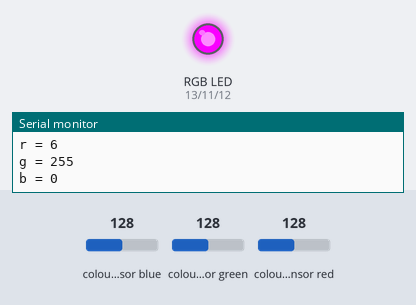
The sketch below on a simulated Arduino Mega 2560, built with avr-gcc and run on an emulated ATmega2560. On the bench: an RGB LED mixed from three pins (HIGH = lit), the last lines printed to the serial monitor. Wiring (inferred from the names in the program): TCS3200 colour sensor: output pin 22; S2 pin 24; S3 pin 26; S0 pin 49; S1 pin 51. The test bench sets the inputs (shaded band); at power-on: colour sensor blue 128, colour sensor green 128, colour sensor red 128. Pins used as bus, display or sensor lines are not drawn.

Above: at 1.2 s.
1.3 s: colour sensor blue set to 101
3.2 s: colour sensor blue set to 96
At 5.1 s:
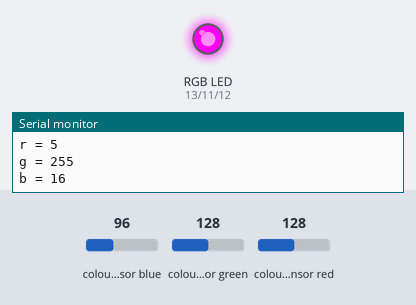
5.5 s: colour sensor green set to 92
At 6.8 s:
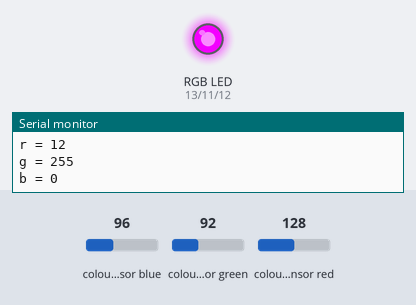
7.5 s: colour sensor green set to 85
At 8.5 s:
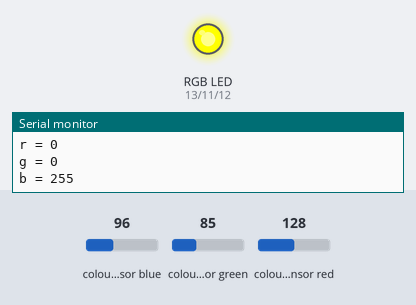
9.5 s: colour sensor red set to 132
11.2 s: colour sensor red set to 138
At 13.0 s:
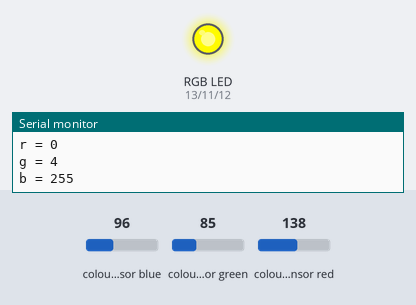
Timing chart, 0 to 14.5 s (numbered marks = the images above; inputs shaded):
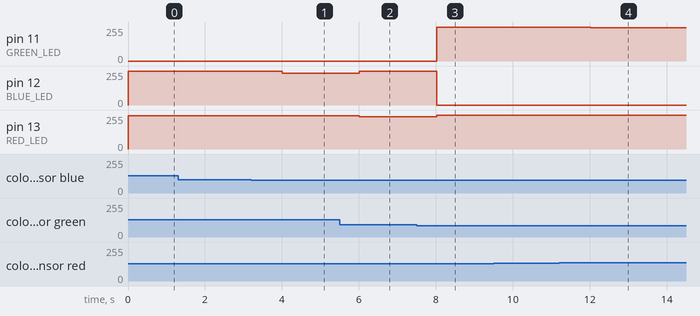

Measured:
- the behaviour switches between 89 and 88 on colour sensor green (found by bisection; images 2 and 3)
- after the input at 3.2 s, pin 12 (BLUE_LED): 255/255 → 239/255 after 0.81 s; pin 13 (RED_LED): 249/255 → 250/255 after 0.81 s
- after the input at 5.5 s, pin 12 (BLUE_LED): 239/255 → 255/255 after 0.51 s; pin 13 (RED_LED): 250/255 → 243/255 after 0.51 s
- after the input at 7.5 s, pin 11 (GREEN_LED): 0/255 → 255/255 after 0.52 s; pin 12 (BLUE_LED): 255/255 → 0/255 after 0.52 s; pin 13 (RED_LED): 243/255 → 255/255 after 0.52 s
- after the input at 11.2 s, pin 11 (GREEN_LED): 255/255 → 251/255 after 0.83 s

The sketch:

Addicore3200ColorSensor.ino
```cpp
/*
	Demonstrates the TCS230/TCS3200 Color Sensor Recognition Module
	using Energia and the RGB LED on the MSP432 LaunchPad.
	Tested: MSP432 EMT using Energia V16

	Don't expect a whole lot from this sketch (or the TCS3200 variants
	for that matter).  It can recognize primary colors and simple mixes.
	This sketch cannot output white, black, grey, etc.  The sensor output
	changes, sometimes dramatically, with changing incident light, material
	reflectivity, material orientation, size, distance, your individual
	sensor, etc.

	The sensor works by reading light from photodiodes and gives an output
	for clear, red, green, and blue.  The output is in the form of a
	square wave with color a function of the wavelength (see datasheet).
	The shorter the pulse, the higher the incidence of that color. The
	sensor has different responsiveness to different wavelengths and
	this must be adjusted for.

	This sketch uses pulseIn() to measure the frequency for each color and
	then adjusts for frequency responsiveness with an empirical factor, Rx.
	Factors were developed using colored "card" paper.  Empirically, it
	also appeared that subtracting the clear reading out from each color
	helped.  The colors are then sorted to determine which colors are the
	primary contributors and adjusted  so they looked reasonable on a scale
	of 0 to 255.  It is implied by this algorithm that the colors in the
	calibration sample are mostly made of two colors with one dominant color.

	Try adjusting the values Rc, Rg, Rb, and Rg first if you are not getting
	good results.  After that, try adjusting the factors/algorithm in the
	scaling section.

	This sketch was also tried on the MSP430F5529 and it "worked" but gave
	poor results, probably due to pulseIn() inaccuracies in the F5529
	implementation.  A better approach would be to use a timer and
	count interrupts.

	Pin Connections
	---------------
	Sensor    LaunchPad   Comment
	VCC       3V3
	GND       GND
	OUT       2  22         Output is square wave
	S2        3  24         Photodiode type selection
	S3        4  26         Photodiode type selection
	OE        11 53         Output enable (active low)
	S1        12 51         Output frequency scaling selection
	S0        13 49         Output frequency scaling selection

	Selectable options
	------------------
	S0    S1    Output Frequency Scaling
	L     L     Power down
	L     H     2%
	H     L     20%
	H     H     100%

	Note: According to the datasheet, scaled-down outputs may be used where
	a slower frequency counter is available. The pulseIn() functions seems
	to work OK on the MSP432 with frequency scaling set at 20%.

	s2    S3    Photodiode type selected
	L     L     Red
	L     H     Blue
	H     L     Clear (no filter)
	H     H     Green

	Frank Milburn 7 August 2015
	Released into the public domain
*/

// pin declarations
int outPin = 22;
int S2 = 24;
int S3 = 26;
int OEPin = 53;
int S1 = 51;
int S0 = 49;
int RED_LED = 13;
int GREEN_LED = 11;
int BLUE_LED = 12;

// constants - adjust if getting poor readings
const int Rc = 100;                      // Clear Relative Responsivity
const int Rr = 99;                       // Red Relative Responsivity
const int Rg = 65;                       // Green Relative Responsivity
const int Rb = 70;                       // Blue Relative Responsivity

void setup()
{
	Serial.begin(115200);
	pinMode(outPin, INPUT);
	pinMode(OEPin, OUTPUT);
	digitalWrite(OEPin, LOW);              // Enable frequency scaling
	pinMode(S0, OUTPUT);
	pinMode(S1, OUTPUT);
	digitalWrite(S0, HIGH);                // set frequency scaling of sensor
	digitalWrite(S1, LOW);                 // set frequency scaling of sensor
	pinMode(S2, OUTPUT);
	pinMode(S3, OUTPUT);
	pinMode(RED_LED, OUTPUT);              // R on RGB LED of MSP432
	pinMode(GREEN_LED, OUTPUT);            // G on RGB LED of MSP432
	pinMode(BLUE_LED, OUTPUT);             // B on RGB LED of MSP432
}

void loop()
{
	//------------------ Read raw values and correct them ----------------------
	digitalWrite(S2, HIGH);                // get ready to read clear
	digitalWrite(S3, LOW);
	int cPulse = pulseIn(outPin, LOW);     // read clear
	Serial.print("C pulse = ");
	Serial.println(cPulse);
	int Ac = cPulse * Rc;                  // adjust reading for responsiveness

	digitalWrite(S2, LOW);                 // get ready to read red
	digitalWrite(S3, LOW);
	int rPulse = pulseIn(outPin, LOW);     // read red
	Serial.print("R pulse = ");
	Serial.println(rPulse);
	int Ar = rPulse * Rr;                  // adjust reading for responsiveness
	int Cr = Ar - Ac;                      // correct for clear reading

	digitalWrite(S2, HIGH);                // get ready to read green
	digitalWrite(S3, HIGH);
	int gPulse = pulseIn(outPin, LOW);     // read green
	Serial.print("G pulse = ");
	Serial.println(gPulse);
	int Ag = gPulse * Rg;                  // adjust reading for responsiveness
	int Cg = Ag - Ac;                      // correct for clear reading

	digitalWrite(S2, LOW);                 // get ready to read blue
	digitalWrite(S3, HIGH);
	int bPulse = pulseIn(outPin, LOW);     // read blue
	Serial.print("B pulse = ");
	Serial.println(bPulse);
	int Ab = bPulse * Rb;                  // adjust reading for responsiveness
	int Cb = Ab - Ac;                      // correct for clear reading

	//-------------- Find relative order of colors and scale to 255 ------------------
	//-------------- Algorithym is empirical                        ------------------
	int r;
	int g;
	int b;
	if (Cr < Cg && Cg < Cb)                //   RGB is color order
	{
		r = 255;
		g = 128 * Cr / Cg;
		b = 16 * Cr / Cb;
	}
	else if (Cr < Cb && Cb < Cg)           //   RBG is color order
	{
		r = 255;
		b = 128 * Cr / Cb;
		g = 16 * Cr / Cg;
	}
	else if (Cg < Cr && Cr < Cb)           //   GRB is color order
	{
		g = 255;
		r = 128 * Cg / Cr;
		b = 16 * Cg / Cb;
	}
	else if (Cg < Cb && Cb < Cr)           //   GBR is color order
	{
		g = 255;
		b = 128 * Cg / Cb;
		r = 16 * Cg / Cr;
	}
	else if (Cb < Cr && Cr < Cg)           //   BRG is color order
	{
		b = 255;
		r = 128 * Cb / Cr;
		g = 16 * Cb / Cg;
	}
	else // (Cb < Cg && Cg < Cr)           //   BGR is color order
	{
		b = 255;
		g = 128 * Cb / Cg;
		r = 32 * Cb / Cr;
	}
	if (r < 0) r = 0;
	if (g < 0) g = 0;
	if (b < 0) b = 0;
	//----------------------------------- Output ------------------------------------
	Serial.println("");
	Serial.print("r = "); Serial.println(r);
	Serial.print("g = "); Serial.println(g);
	Serial.print("b = "); Serial.println(b);
	Serial.println("");
	analogWrite(RED_LED, 255 - r);
	analogWrite(GREEN_LED, 255 - g);
	analogWrite(BLUE_LED, 255 - b);
	delay(1000);
}
```
